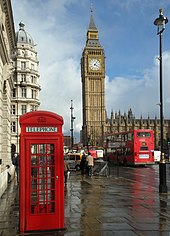
#> input picture images/londres.jpg, 170 x 236 px, found by its file name
$ python aula09.py
#> lines starting #> are read from the running program, lines starting #| are printed output that depends on the picture
import cv2 as cv

local = "../../images/londres.jpg"
img = cv.imread(local)
#> img is the input picture: shape (236, 170, 3); mean B, G, R 115.7, 115.2, 125.1
#ele ira aplicar o efeito blur com esse comando
#os parametros de cv.blur são (imagem que o cvimread le, quanto voce quer que estique no eixo x e quanto voce quer que estique no eixo y)
filter_blur=cv.blur(img,ksize=(100,100))
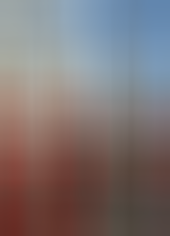
#> filter_blur: shape (236, 170, 3); mean B, G, R 115.9, 115.2, 125.3
cv.imshow("filtro",filter_blur)
cv.waitKey(0)

$ run again, with images/2rostos.jpg copied over images/londres.jpg
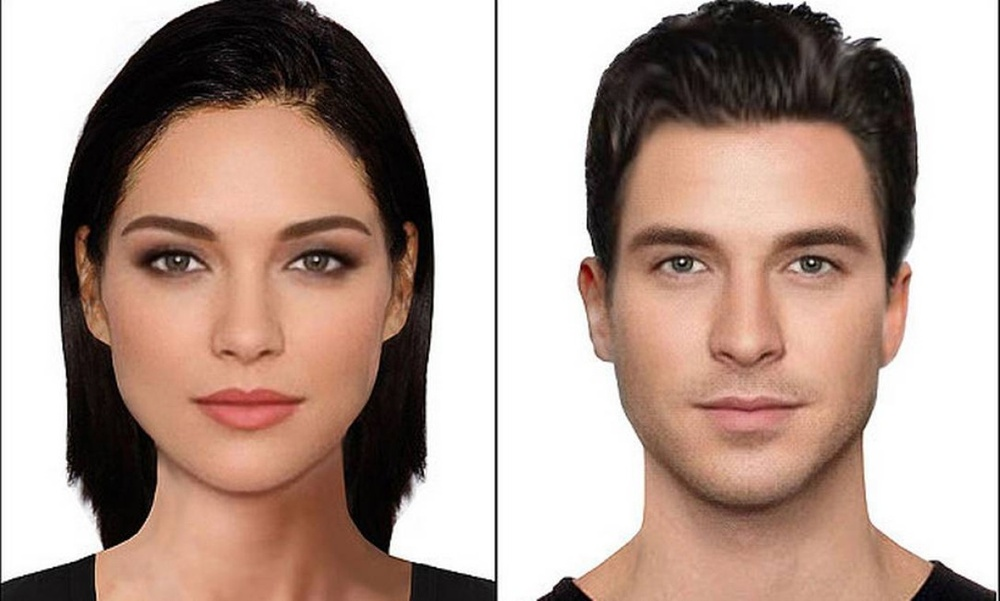
#> input picture images/2rostos.jpg, 1000 x 601 px, shrunk from 1265 x 760 before the run, found by its file name
#> img is the input picture: shape (601, 1000, 3); mean B, G, R 146.9, 157.1, 180
#> `filter_blur=cv.blur(img,ksize=(100,100))`:
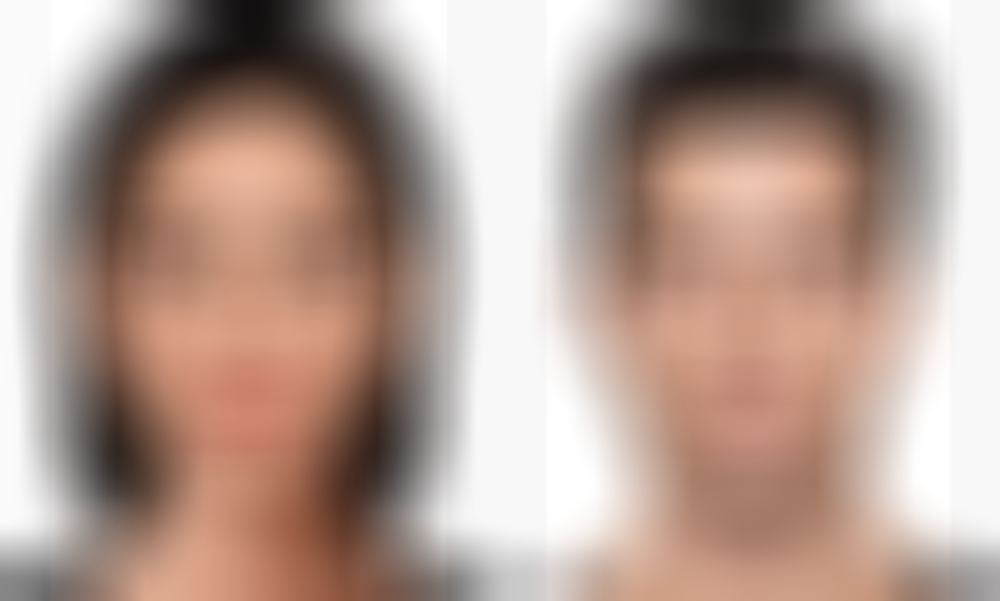
#> filter_blur: shape (601, 1000, 3); mean B, G, R 147.2, 157.3, 180.2

$ run again, with images/grupodepessoas02.jpg copied over images/londres.jpg
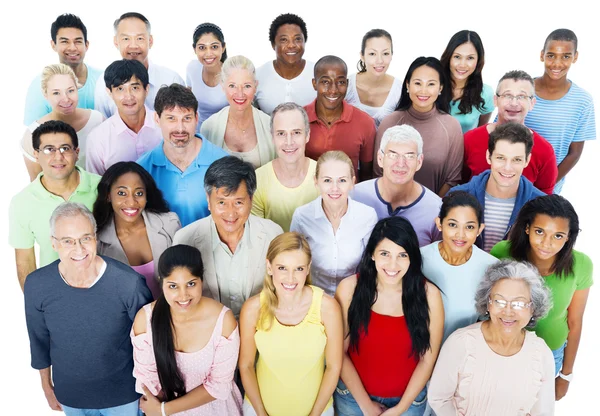
#> input picture images/grupodepessoas02.jpg, 600 x 416 px, found by its file name
#> img is the input picture: shape (416, 600, 3); mean B, G, R 163.7, 168.1, 181
#> `filter_blur=cv.blur(img,ksize=(100,100))`:
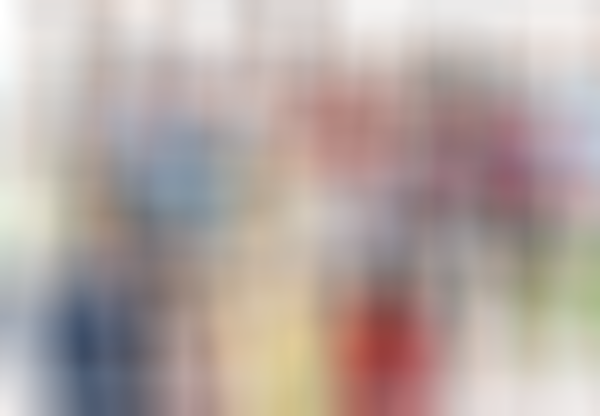
#> filter_blur: shape (416, 600, 3); mean B, G, R 163.6, 168, 180.9

$ run again, with images/mae.jpg copied over images/londres.jpg
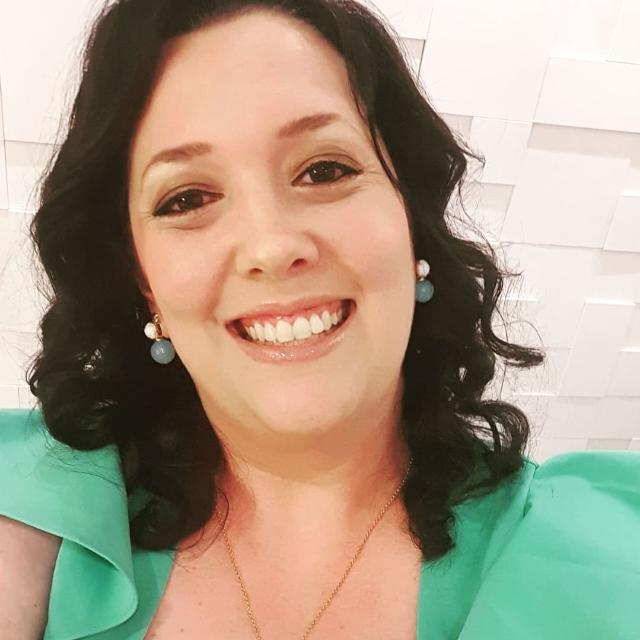
#> input picture images/mae.jpg, 640 x 640 px, found by its file name
#> img is the input picture: shape (640, 640, 3); mean B, G, R 132.8, 153, 166.1
#> `filter_blur=cv.blur(img,ksize=(100,100))`:
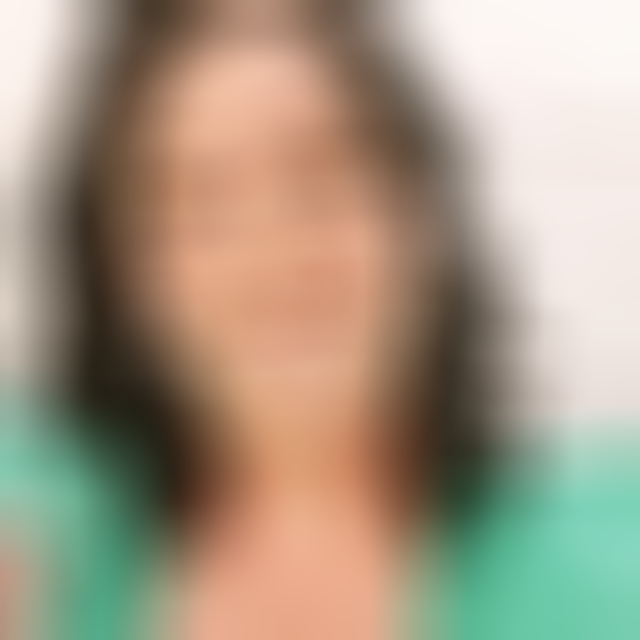
#> filter_blur: shape (640, 640, 3); mean B, G, R 132.8, 153, 166.1
